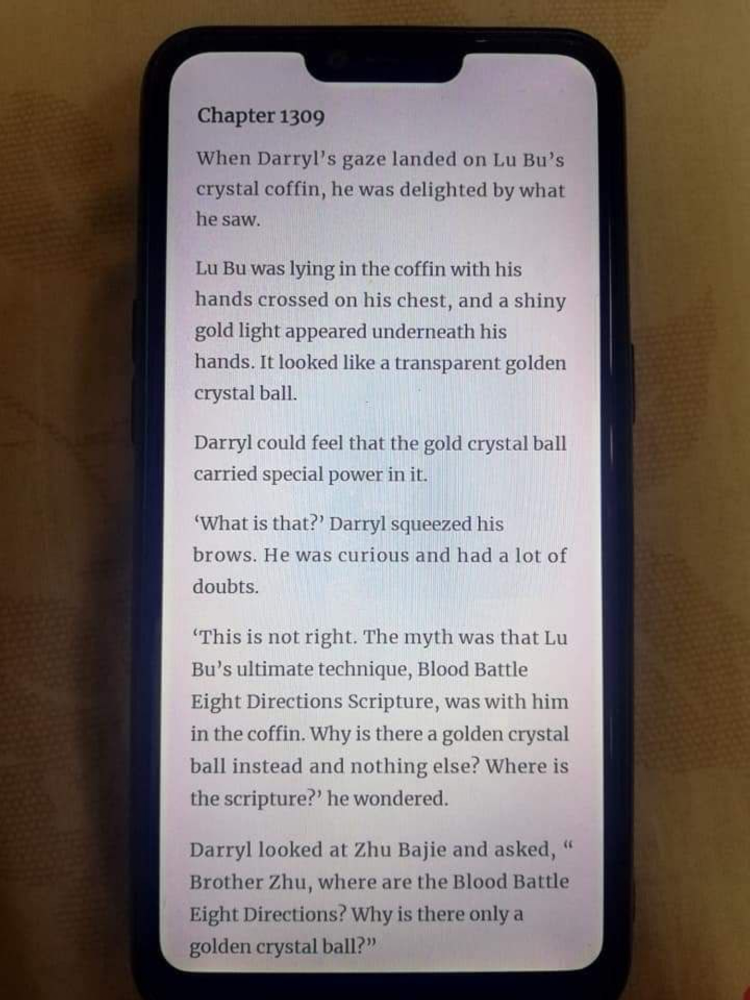
#> input picture images/Untitled-3_pages-to-jpg-0001.jpg, 1500 x 2000 px (shown at 1/2 size); its folder holds only this picture in this run
$ jupyter execute --allow-errors Keras.ipynb
#> lines starting #> are read from the running program, lines starting #| are printed output that depends on the picture; after the words box and inside, x2 and y2 are one past the last pixel; in counts of white or black regions, pixels touching at a corner belong together
[cell 1]
from PIL import Image, ImageFilter, ImageOps
from collections import deque as queue
import matplotlib.pyplot as plt
import numpy as np
import os
from io import BytesIO

dir_path = './images/'
clean_path = './clean_images/'
clean_border_path = './clean_images_with_border/'

file_names = os.listdir(dir_path)
file_names.sort()

# Preprocess Images

## Load Images

[cell 2]
images = [Image.open(dir_path + x) for x in file_names]
#> images = 1 item
gray_images = [image.convert('L') for image in images]
#> gray_images = 1 item

## Convert to B/W

[cell 3]
# Returns the numpy filter for the boxing of rows
def get_range_filter(array, split_size):
    first_true = 0
    last_true = len(array)
    border = len(array) // 2

    for i in range(border):
        if int(array[i + 1]) - int(array[i]) > split_size:
            first_true = i

    for i in range(border, len(array) - 1):
        if int(array[i]) - int(array[i + 1]) > split_size:
            last_true = i
            break

    filter = np.array([False] * len(array))
    filter[first_true:last_true] = True
    return filter

[cell 4]
clean_arrays = []
clean_border_images = []
for index, image in enumerate(gray_images):
    array = np.asarray(image)

    # Filter along columns
    col_maxs = np.amax(array, axis=0)
    col_filter = col_maxs > np.mean(col_maxs)
    array = array[:, col_filter]

    # Filter along rows - loop approach
    row_maxs = np.amax(array, axis=1)
    row_filter = get_range_filter(row_maxs, 40)
    array = array[row_filter, :]

    # Make brightness uniform
    x = np.arange(len(array))
    y = np.mean(array, axis=1)

    mymodel = np.poly1d(np.polyfit(x, y, 2))
    coeffs = mymodel.__dict__['coeffs'][::-1]

    avg_pts = np.array([coeffs[0] + coeffs[1] * i + coeffs[2] * i * i for i in range(len(x))])
    target = (avg_pts - np.mean(avg_pts)) * 0.7
    new_arr = np.array([[0] * len(array[0])] * len(x))

    for i in range(len(x)):
        new_arr[i] = array[i] - target[i]

    # Make black and white
    thresh = new_arr.mean() - new_arr.std()
    array = (new_arr > thresh) * 255

    # Store the image
    clean_arrays.append(array.astype('ubyte'))
    clean_border_images.append(Image.fromarray(clean_arrays[-1]))
    print(index + 1, "/", len(gray_images))
#> this loop made 1 pass
#> (border in get_range_filter, coeffs, thresh) on pass 1: (1000, [99.32, 0.239, -0.000128], 131.8)
#> (printed output is left out)
#> pass 1, `array = np.asarray(image)`:
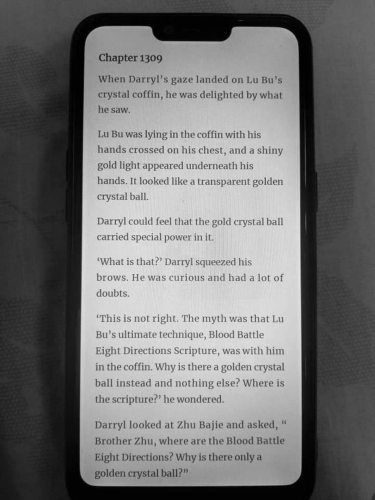
#> array: shape (2000, 1500) (shown at 1/4 size); min 0, max 254, mean 118.6
#> pass 1, `array = array[:, col_filter]`:
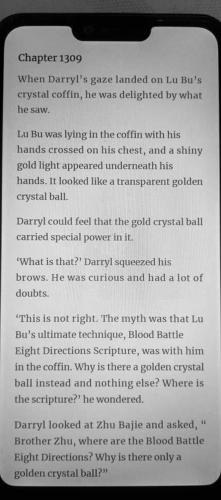
#> array: shape (2000, 883) (shown at 1/4 size); min 0, max 254, mean 165.3
#> pass 1, `array = array[row_filter, :]`:
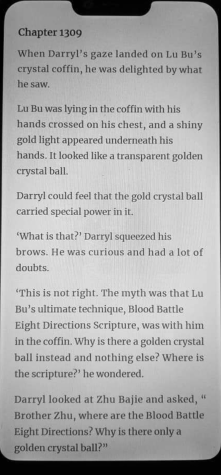
#> array: shape (1898, 883) (shown at 1/4 size); min 0, max 254, mean 171.9
#> after the loop:
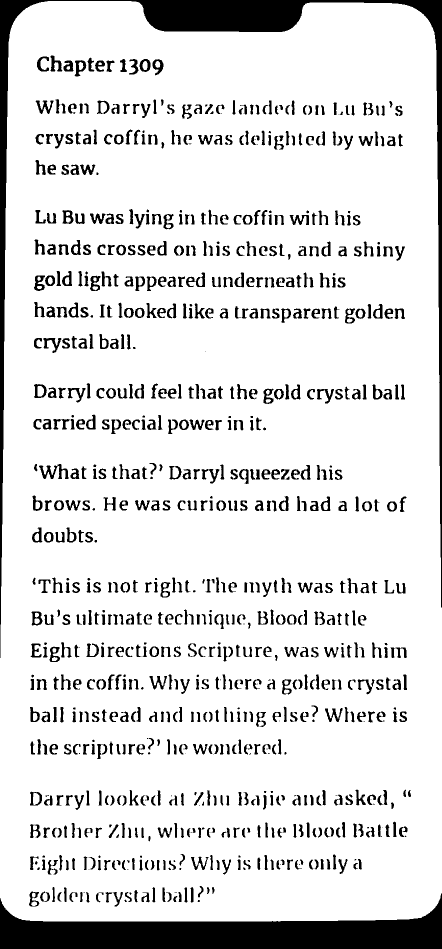
#> array: shape (1898, 883) int64 (shown at 1/2 size); 87.2% white; 907 black regions (95 under 20 px), largest, box (x1, y1, x2, y2) and area: (0, 1787, 883, 1898) 51007, (0, 0, 883, 1316) 43381, (78, 928, 137, 958) 717
#> after the loop:
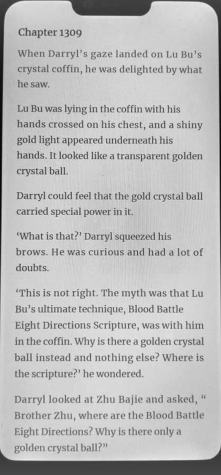
#> new_arr: shape (1898, 883) int64 (shown at 1/4 size); min -10, max 235, mean 171.4; drawn with min black and max white
#> after the loop, clean_arrays = 1 item; clean_border_images = 1 item

## Clean Borders

[cell 5]
def recolor_border(arr, vis, from_color, to_color, start):
    (x, y) = start
    dRow = [ -1, 0, 1, 0 ]
    dCol = [ 0, 1, 0, -1 ]

    q = queue()

    valid_index = lambda x, y, color: (x >= 0 and y >= 0 and x < len(arr) and y < len(arr[0]) and arr[x][y] == color)

    q.append(start)
    vis[x][y] = True

    while len(q) > 0:
        (x, y) = q.popleft()
        arr[x][y] = to_color

        for i in range(4):
            new_x = x + dRow[i]
            new_y = y + dCol[i]
            if valid_index(new_x, new_y, from_color) and not vis[new_x][new_y]:
                q.append((new_x, new_y))
                vis[new_x][new_y] = True

clean_images = []
for ind, arr in enumerate(clean_arrays):
    arr = arr.copy()
    rows = len(arr)
    cols = len(arr[0])
    vis = np.resize(np.array([False]), (len(arr), len(arr[0])))

    for i in range(rows):
        recolor_border(arr, vis, 0, 255, (i, 0))
        recolor_border(arr, vis, 0, 255, (i, cols - 1))
    for j in range(cols):
        recolor_border(arr, vis, 0, 255, (rows - 1, j))
        recolor_border(arr, vis, 0, 255, (0, j))

    clean_images.append(Image.fromarray(arr))
    print(ind + 1, "/", len(clean_arrays))
#> this loop made 1 pass
#> (ind, rows, cols) on pass 1: (0, 1898, 883)
#> (printed output is left out)

## Save clean images

[cell 6]
for i, clean_image in enumerate(clean_border_images):
    clean_image.save(clean_border_path + file_names[i], "PNG")
#> this loop made 1 pass

for i, clean_image in enumerate(clean_images):
    clean_image.save(clean_path + file_names[i], "PNG")
#> this loop made 1 pass
#> pass 1, `clean_image.save(clean_path + file_names[i], "PNG")`:
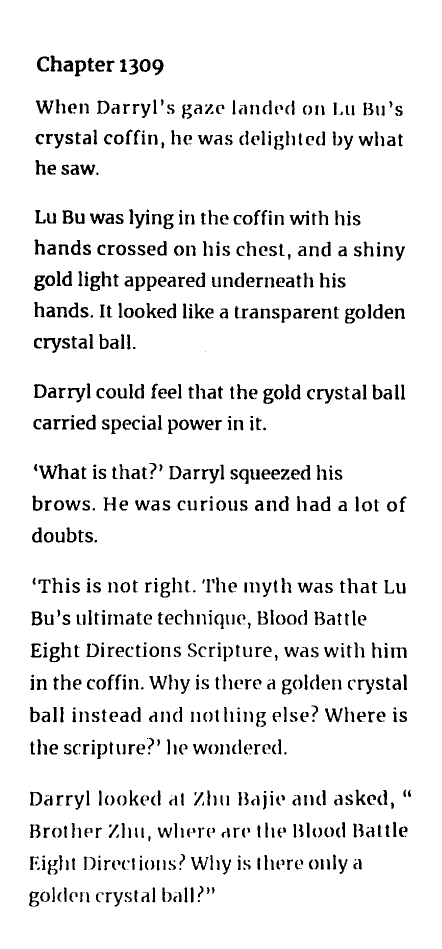
#> saved as Untitled-3_pages-to-jpg-0001.jpg: PIL image 883x1898 L (shown at 1/2 size); 92.9% white; 905 black regions (95 under 20 px), largest, box (x1, y1, x2, y2) and area: (78, 928, 137, 958) 717, (71, 201, 107, 228) 413, (87, 676, 123, 706) 413

# Image Segmentation

## Load Saved Images

[cell 7]
clean_images = [Image.open(clean_path + x) for x in file_names]

## Split Helpers

[cell 8]
def split_image(img_arr, split_window=0, vertical_cut: bool = False):
    if vertical_cut is True: img_arr = np.transpose(img_arr)

    sum_0 = [True] * (len(img_arr) + 1)
    for i, row_sum in enumerate(img_arr.sum(axis=1)):
        sum_0[i + 1] = (row_sum == 0)

    i = 1

    # Define which row to keep and which to eliminate
    while i < len(sum_0):
        if not sum_0[i]:
            i = i + 1
            continue

        j = i
        while j < len(sum_0) and sum_0[j]:
            j = j + 1

        l = j - i
        assert(l > 0)
        if l < split_window:
            for k in range(l):
                sum_0[i + k] = False

        i += l

    keep = []
    rem = []

    for i in range(1, len(sum_0)):
        if (not sum_0[i]) and sum_0[i - 1]:
            if len(keep) > 0:
                keep[-1] = np.transpose(keep[-1]) if vertical_cut else np.array(keep[-1])
            keep.append([])
        if not sum_0[i]:
            keep[-1].append(img_arr[i - 1])
        else:
            rem.append(img_arr[i - 1])

    if len(keep) > 0:
        keep[-1] = np.transpose(keep[-1]) if vertical_cut else np.array(keep[-1])

    return keep, np.array(rem)

## Split

### Split Paragraphs

[cell 9]
# par_arr[i][j]: page i and paragraph j: 4D array
par_arr = []

# 3d array, [i]: discarded rows (combined) from page i
discard_par_arr = []

for clean_image in clean_images:
    page = np.asarray(clean_image)

    # convert to black background in case we have white background
    if page.mean() > 128:
        page = 255 - page

    # 40 Decided from brute force
    x, y = split_image(page, 40)
    par_arr.append(x)
    discard_par_arr.append(y)
#> this loop made 1 pass
#> pass 1, `page = 255 - page`:
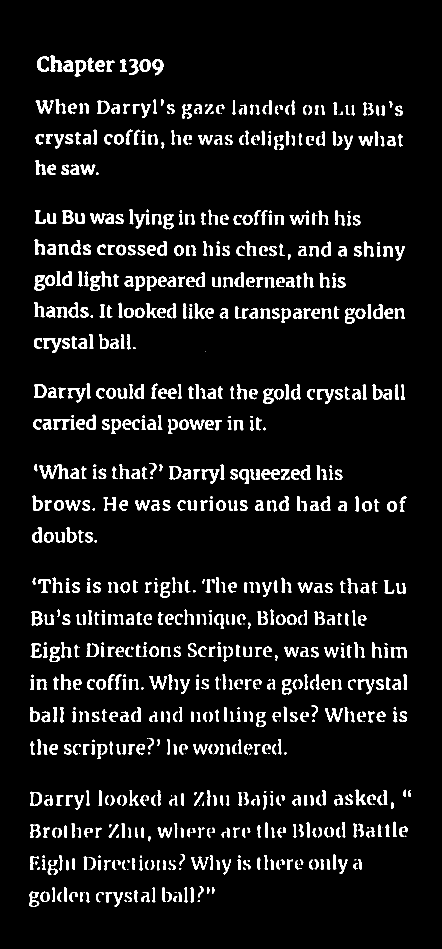
#> page: shape (1898, 883) (shown at 1/2 size); 7.1% white; 905 white regions (95 under 20 px), largest, box (x1, y1, x2, y2) and area: (78, 928, 137, 958) 717, (71, 201, 107, 228) 413, (87, 676, 123, 706) 413

### Split Rows

[cell 10]
# row_arr[i][j][k]: page i, paragraph j, row k: 5D array
row_arr = []

# 3d array, [i]: discarded rows (combined) from page i
discard_row_arr = []

for pagei, page in enumerate(par_arr):
    row_arr.append([])
    tmp = []

    for parj, par in enumerate(page):
        x, y = split_image(par, 1)
        row_arr[-1].append([])

        # for each row that is splitted and retrived
        for a in x:
            # If this row have no info, just some dots remaining from cleaning
            if len(a) < 5:
                tmp = [*tmp, *a]
            else:
                row_arr[-1][-1].append(a)
        tmp = [*tmp, *y]

        # If current paragraph had no valid row line, only some noise - remove it
        if len(row_arr[-1][-1]) == 0:
            row_arr[-1] = row_arr[-1][0:-1]
    discard_row_arr.append(np.array(tmp))
#> this loop made 1 pass
#> pagei on pass 1: 0
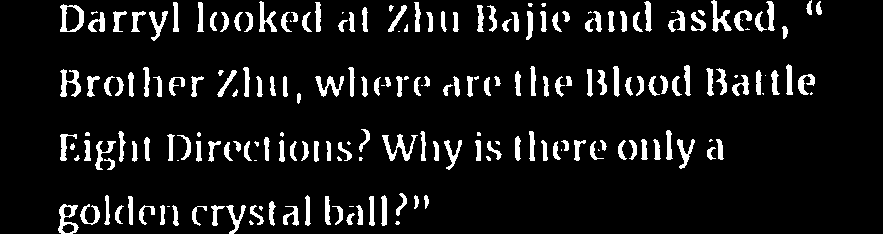
#> par: shape (234, 883); 9% white; 209 white regions (38 under 20 px), largest, box (x1, y1, x2, y2) and area: (382, 134, 418, 161) 332, (60, 4, 84, 32) 292, (60, 69, 81, 97) 285
